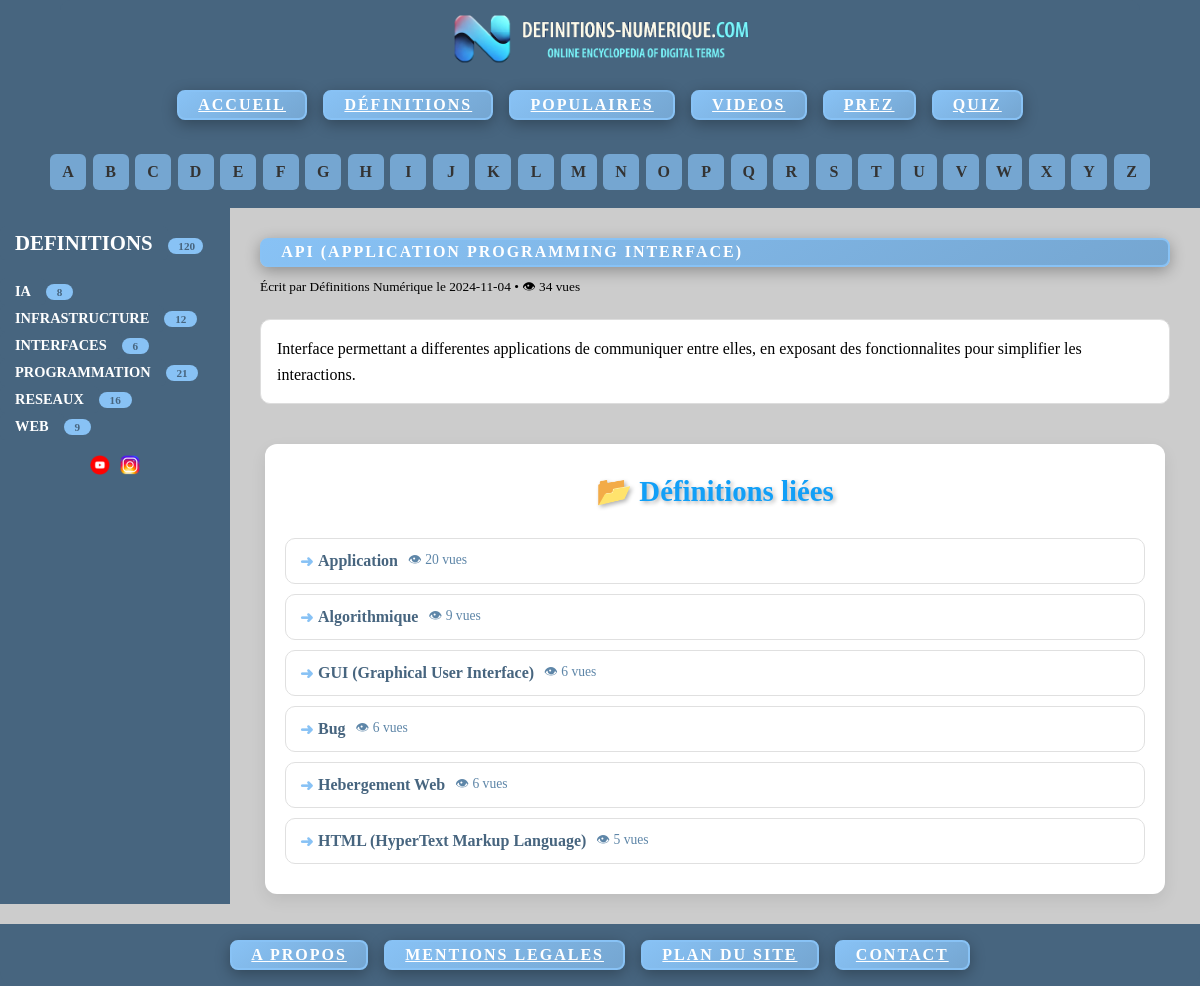
Page /affichedef.php?defid=2 on the committed database.
### tables this page shows
CREATE TABLE `categorie` (
  `catid` int(10) NOT NULL,
  `catnom` varchar(100) NOT NULL
);

CREATE TABLE `definition` (
  `defid` int(11) NOT NULL,
  `deflettre` varchar(1) NOT NULL,
  `deftitre` varchar(100) NOT NULL,
  `definition` varchar(1000) NOT NULL,
  `defauteur` varchar(100) NOT NULL,
  `defdate` date NOT NULL,
  `valider` int(1) NOT NULL DEFAULT '2',
  `defemail` varchar(100) NOT NULL,
  `nb_vue` int(100) NOT NULL DEFAULT '0'
);

### affichedef.php (the view, shortened to what this page needs)
<!DOCTYPE html>
<html lang="fr">
<head>
    <link rel="stylesheet" href="style.css">
</head>
<body>
<div class="bandeaudiv"><?php include "bandeau.php"; ?></div>
<div class="lettresdiv"><?php include "lettres.php"; ?></div>
<div class="homediv">
    <div class="container">
        <div class="home">
            <div class="gauche">
                <?php include "gauche.php"; ?>
            </div>
            <div class="droite">
                <div class="definition-page">
<?php
$conn = new mysqli(
    $_ENV['DB_SERVERNAME'],
    $_ENV['DB_USERNAME'],
    $_ENV['DB_PASSWORD'],
    $_ENV['DB_NAME']
);
$conn->set_charset("utf8mb4");
if (isset($_GET['defid'])) {
    $motId = (int)$_GET['defid'];
    $stmt = $conn->prepare(
        "SELECT defid, deftitre, definition, nb_vue, defauteur, defdate
         FROM definition WHERE defid = ?"
    );
    $stmt->bind_param("i", $motId);
    $stmt->execute();
    $result = $stmt->get_result();
    $definition = $result->fetch_assoc();
    if ($definition) {
        $newNbVues = $definition['nb_vue'] + 1;
        ?>
        <div class="menu-button">
            <?= htmlspecialchars($definition['deftitre']) ?>
        </div>
        <div class="definition-meta">
            <small>
                Écrit par <?= htmlspecialchars($definition['defauteur'] ?: "Définitions Numérique") ?>
                le <?= htmlspecialchars($definition['defdate']) ?>
                • 👁 <?= $newNbVues ?> vues
            </small>
        </div>
        <div class="definition-main">
            <div class="definition-text">
                <?= nl2br(htmlspecialchars($definition['definition'])) ?>
            </div>
        </div>
    <div class="definition-related">
    <h3>📂 Définitions liées</h3>
    <div class="related-list">
<?php
$sqlRelated = "
SELECT DISTINCT d.defid, d.deftitre, d.nb_vue
FROM definition d
JOIN lien l ON d.defid = l.defid
WHERE l.catid IN (
    SELECT catid FROM lien WHERE defid = ?
)
AND d.defid != ?
ORDER BY d.nb_vue DESC
LIMIT 6
";
$stmtRelated = $conn->prepare($sqlRelated);
$stmtRelated->bind_param("ii", $motId, $motId);
$stmtRelated->execute();
$resRelated = $stmtRelated->get_result();
if ($resRelated->num_rows > 0) {
 while ($rel = $resRelated->fetch_assoc()) {
    echo '<div class="related-item">';
        echo '<div class="related-line">';
            echo '<a href="affichedef.php?defid=' . intval($rel['defid']) . '" class="related-title">';
                echo htmlspecialchars($rel['deftitre']);
            echo '</a>';
            echo '<span class="related-meta">';
                echo '👁 ' . intval($rel['nb_vue']) . ' vues ';
            echo '</span>';
        echo '</div>';
    echo '</div>';
}
} else {
    echo '<p>Aucune définition liée pour le moment.</p>';
}
?>
    </div>
</div>
        <?php
    } else {
        echo "<p>Définition introuvable.</p>";
    }
} else {
    echo "<p>Aucune définition sélectionnée.</p>";
}
?>
                </div>
            </div>
        </div>
    </div>
</div>
<div class="footerdiv"><?php include "footer.php"; ?></div>
</body>
</html>

### gauche.php (shortened to what this page needs)
<?php
$conn = new mysqli($_ENV['DB_SERVERNAME'], $_ENV['DB_USERNAME'], $_ENV['DB_PASSWORD'], $_ENV['DB_NAME']);
	$conn->set_charset("utf8mb4");
$conn2 = new mysqli($_ENV['DB_SERVERNAME'], $_ENV['DB_USERNAME'], $_ENV['DB_PASSWORD'], $_ENV['DB_NAME']);
	$conn2->set_charset("utf8mb4");
   printf ("<br><a href='definitions.php' class='rubriqueDEF'>DEFINITIONS</a>");
if ($result3 = mysqli_query($conn, "SELECT COUNT(*) as total from definition"))
{
    while ($row3 = $result3->fetch_assoc())
	{
        		printf ("<span class='styled-span'> %s </span><br><br>", $row3['total']);
 	 }
  }
else
		{
		}
if ($result = mysqli_query($conn, "SELECT * from categorie ORDER BY catnom "))
{
    while ($row = $result->fetch_assoc())
	{
        printf ("<a href='categoriedetail.php?catid=%s' class='rubrique'>%s</a>", $row['catid'], $row['catnom']);
		$catid = intval($row['catid']);
		$sql2="SELECT COUNT(*) as total FROM lien WHERE catid=" . $catid;
		if ($result2 = mysqli_query($conn2,$sql2 ))
		{
			while ($row2 = $result2->fetch_assoc())
			{
				printf ("<span class='styled-span'> %s </span>&nbsp;&nbsp;&nbsp;<br>", $row2['total']);
			}
		}
		else
		{
		}
	}
}
?>
        <div class="reseau-container">
            <div class="reseau-item">
                <a href="https://youtube.com/@definitionsnumerique" target="_blank">
				<img src="y.png" class="imageRéseaux"></a>
                <a href="https://instagram.com/definitionsnumerique" target="_blank">
				<img src="i.png" class="imageRéseaux"></a>
            </div>
        </div>

### rows in the picture
categorie: catnom "IA", total "8"
categorie: catnom "INFRASTRUCTURE", total "12"
categorie: catnom "INTERFACES", total "6"
categorie: catnom "PROGRAMMATION", total "21"
categorie: catnom "RESEAUX", total "16"
categorie: catnom "WEB", total "9"
definition: deftitre "API (APPLICATION PROGRAMMING INTERFACE)", defauteur "Définitions Numérique", defdate "2024-11-04", nb_vue "34", definition "Interface permettant a differentes applications de communiquer entre elles, en exposant des fonctionnalites pour simplifier les interactions."
definition: deftitre "Application", nb_vue "20"
definition: deftitre "Algorithmique", nb_vue "9"
definition: deftitre "GUI (Graphical User Interface)", nb_vue "6"
definition: deftitre "Bug", nb_vue "6"
definition: deftitre "Hebergement Web", nb_vue "6"
definition: deftitre "HTML (HyperText Markup Language)", nb_vue "5"

### other values in the picture
$lettre "A"
$lettre "B"
$lettre "C"
$lettre "D"
$lettre "E"
$lettre "F"
$lettre "G"
$lettre "H"
$lettre "I"
$lettre "J"
$lettre "K"
$lettre "L"
$lettre "M"
$lettre "N"
$lettre "O"
